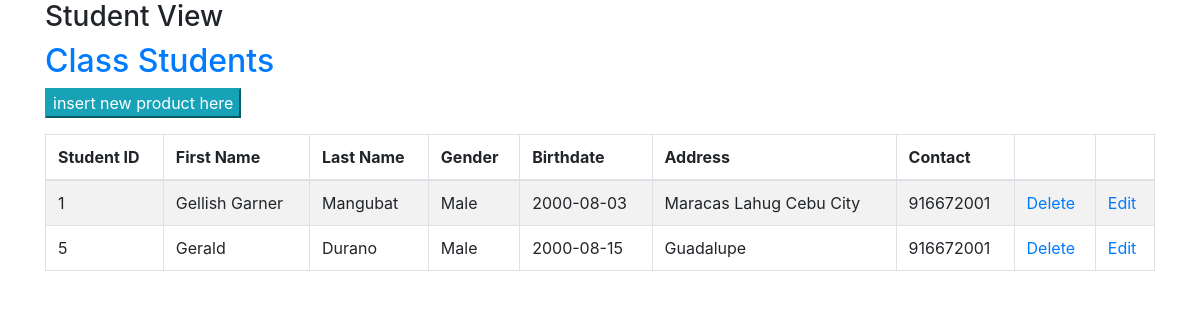
The page / on the database its author committed.
### tables this page shows
CREATE TABLE `tbl_student` (
  `student_id` int(11) NOT NULL,
  `fname` varchar(100) NOT NULL,
  `lname` varchar(100) NOT NULL,
  `gender` varchar(6) NOT NULL,
  `birthdate` date NOT NULL,
  `address` varchar(255) NOT NULL,
  `contact` int(11) NOT NULL
);

### index.php (the view, shortened to what this page needs)
<?php
include_once("config/database.php");
?>
<html>
<head>
    <link rel="stylesheet" href="assets/css/bootstrap/bootstrap.css">
</head>
<body>
<div class="container">
<div class="row">
<div class="col-lg-12">
    <div class="panel panel-default">
        <div class="panel-heading">
            <h3 class="panel-title">
                Student View
            </h3>
            <h2><a href="class/index.php">Class Students</a></h2>
            <form method="post">
                <button name="insert" class="btn-info">insert new product here</button>
            </form>
        </div>
        <div class="panel-body">
            <div class="table-responsive">
                <table class="table table-striped table-bordered table-hover">
                    <thead>
                    <tr>
                        <th> Student ID</th>
                        <th> First Name</th>
                        <th> Last Name</th>
                        <th> Gender</th>
                        <th> Birthdate</th>
                        <th> Address</th>
                        <th> Contact</th>
                        <th> </th>
                        <th> </th>
                    </tr>
                    </thead>
                    <tbody>
                    <?php
                    $get_students = "select * from tbl_student";
                    $run_students = mysqli_query($con, $get_students);
                    while ($row_students = mysqli_fetch_array($run_students)) {
                    $student_id             =   $row_students['student_id'];
                    $student_fname          =   $row_students['fname'];
                    $student_lname          =   $row_students['lname'];
                    $student_gender         =   $row_students['gender'];
                    $student_birthdate      =   $row_students['birthdate'];
                    $student_address        =   $row_students['address'];
                    $student_contact        =   $row_students['contact'];
                    ?>
                        <tr>
                            <td> <?php  echo $student_id ; ?>        </td>
                            <td> <?php  echo $student_fname; ?>      </td>
                            <td> <?php  echo $student_lname; ?>      </td>
                            <td> <?php  echo $student_gender; ?>     </td>
                            <td> <?php  echo $student_birthdate; ?>  </td>
                            <td> <?php  echo $student_address; ?>    </td>
                            <td> <?php  echo $student_contact; ?>    </td>
                            <td>
                            <a href="delete.php?delete_student=<?php echo $student_id; ?>">
                             Delete
                            </a>
                            </td>
                            <td>
                            <a href="edit.php?edit_student=<?php echo $student_id; ?>">Edit</a>
                            </td>
                        </tr>
                    <?php } ?>
                    </tbody>
                </table>
            </div>
        </div>
    </div>
</div>
</div>
</div>
</body>
</html>

### rows shown on the page
tbl_student: student_id "1", fname "Gellish Garner", lname "Mangubat", gender "Male", birthdate "2000-08-03", address "Maracas Lahug Cebu City", contact "916672001"
tbl_student: student_id "5", fname "Gerald", lname "Durano", gender "Male", birthdate "2000-08-15", address "Guadalupe", contact "916672001"
